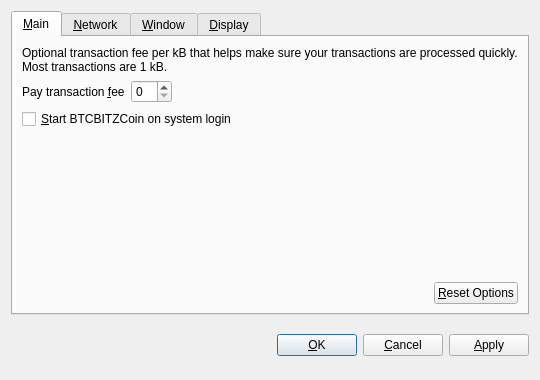
<?xml version="1.0" encoding="UTF-8"?>
<ui version="4.0">
 <class>OptionsDialog</class>
 <widget class="QDialog" name="OptionsDialog">
  <property name="geometry">
   <rect>
    <x>0</x>
    <y>0</y>
    <width>540</width>
    <height>380</height>
   </rect>
  </property>
  <property name="windowTitle">
   <string>Options</string>
  </property>
  <property name="modal">
   <bool>true</bool>
  </property>
  <layout class="QVBoxLayout" name="verticalLayout">
   <item>
    <widget class="QTabWidget" name="tabWidget">
     <property name="tabPosition">
      <enum>QTabWidget::North</enum>
     </property>
     <property name="currentIndex">
      <number>0</number>
     </property>
     <widget class="QWidget" name="tabMain">
      <attribute name="title">
       <string>&amp;Main</string>
      </attribute>
      <layout class="QVBoxLayout" name="verticalLayout_Main">
       <item>
        <widget class="QLabel" name="transactionFeeInfoLabel">
         <property name="text">
          <string>Optional transaction fee per kB that helps make sure your transactions are processed quickly. Most transactions are 1 kB.</string>
         </property>
         <property name="textFormat">
          <enum>Qt::PlainText</enum>
         </property>
         <property name="wordWrap">
          <bool>true</bool>
         </property>
        </widget>
       </item>
       <item>
        <layout class="QHBoxLayout" name="horizontalLayout_1_Main">
         <item>
          <widget class="QLabel" name="transactionFeeLabel">
           <property name="text">
            <string>Pay transaction &amp;fee</string>
           </property>
           <property name="textFormat">
            <enum>Qt::PlainText</enum>
           </property>
           <property name="buddy">
            <cstring>transactionFee</cstring>
           </property>
          </widget>
         </item>
         <item>
          <widget class="BitcoinAmountField" name="transactionFee"/>
         </item>
         <item>
          <spacer name="horizontalSpacer_1_Main">
           <property name="orientation">
            <enum>Qt::Horizontal</enum>
           </property>
           <property name="sizeHint" stdset="0">
            <size>
             <width>40</width>
             <height>20</height>
            </size>
           </property>
          </spacer>
         </item>
        </layout>
       </item>
       <item>
        <widget class="QCheckBox" name="bitcoinAtStartup">
         <property name="toolTip">
          <string>Automatically start BTCBITZCoin after logging in to the system.</string>
         </property>
         <property name="text">
          <string>&amp;Start BTCBITZCoin on system login</string>
         </property>
        </widget>
       </item>
       <item>
        <spacer name="verticalSpacer_Main">
         <property name="orientation">
          <enum>Qt::Vertical</enum>
         </property>
         <property name="sizeHint" stdset="0">
          <size>
           <width>20</width>
           <height>40</height>
          </size>
         </property>
        </spacer>
       </item>
       <item>
        <layout class="QHBoxLayout" name="horizontalLayout_2_Main">
         <item>
          <spacer name="horizontalSpacer_2_Main">
           <property name="orientation">
            <enum>Qt::Horizontal</enum>
           </property>
           <property name="sizeHint" stdset="0">
            <size>
             <width>40</width>
             <height>20</height>
            </size>
           </property>
          </spacer>
         </item>
         <item>
          <widget class="QPushButton" name="resetButton">
           <property name="toolTip">
            <string>Reset all client options to default.</string>
           </property>
           <property name="text">
            <string>&amp;Reset Options</string>
           </property>
           <property name="autoDefault">
            <bool>false</bool>
           </property>
          </widget>
         </item>
        </layout>
       </item>
      </layout>
     </widget>
     <widget class="QWidget" name="tabNetwork">
      <attribute name="title">
       <string>&amp;Network</string>
      </attribute>
      <layout class="QVBoxLayout" name="verticalLayout_Network">
       <item>
        <widget class="QCheckBox" name="mapPortUpnp">
         <property name="toolTip">
          <string>Automatically open the BTCBITZCoin client port on the router. This only works when your router supports UPnP and it is enabled.</string>
         </property>
         <property name="text">
          <string>Map port using &amp;UPnP</string>
         </property>
        </widget>
       </item>
       <item>
        <widget class="QCheckBox" name="connectSocks">
         <property name="toolTip">
          <string>Connect to the BTCBITZCoin network through a SOCKS proxy (e.g. when connecting through Tor).</string>
         </property>
         <property name="text">
          <string>&amp;Connect through SOCKS proxy:</string>
         </property>
        </widget>
       </item>
       <item>
        <layout class="QHBoxLayout" name="horizontalLayout_Network">
         <item>
          <widget class="QLabel" name="proxyIpLabel">
           <property name="text">
            <string>Proxy &amp;IP:</string>
           </property>
           <property name="textFormat">
            <enum>Qt::PlainText</enum>
           </property>
           <property name="buddy">
            <cstring>proxyIp</cstring>
           </property>
          </widget>
         </item>
         <item>
          <widget class="QValidatedLineEdit" name="proxyIp">
           <property name="maximumSize">
            <size>
             <width>140</width>
             <height>16777215</height>
            </size>
           </property>
           <property name="toolTip">
            <string>IP address of the proxy (e.g. 127.0.0.1)</string>
           </property>
          </widget>
         </item>
         <item>
          <widget class="QLabel" name="proxyPortLabel">
           <property name="text">
            <string>&amp;Port:</string>
           </property>
           <property name="textFormat">
            <enum>Qt::PlainText</enum>
           </property>
           <property name="buddy">
            <cstring>proxyPort</cstring>
           </property>
          </widget>
         </item>
         <item>
          <widget class="QLineEdit" name="proxyPort">
           <property name="maximumSize">
            <size>
             <width>55</width>
             <height>16777215</height>
            </size>
           </property>
           <property name="toolTip">
            <string>Port of the proxy (e.g. 9050)</string>
           </property>
          </widget>
         </item>
         <item>
          <widget class="QLabel" name="socksVersionLabel">
           <property name="text">
            <string>SOCKS &amp;Version:</string>
           </property>
           <property name="textFormat">
            <enum>Qt::PlainText</enum>
           </property>
           <property name="buddy">
            <cstring>socksVersion</cstring>
           </property>
          </widget>
         </item>
         <item>
          <widget class="QValueComboBox" name="socksVersion">
           <property name="toolTip">
            <string>SOCKS version of the proxy (e.g. 5)</string>
           </property>
          </widget>
         </item>
         <item>
          <spacer name="horizontalSpacer_Network">
           <property name="orientation">
            <enum>Qt::Horizontal</enum>
           </property>
           <property name="sizeHint" stdset="0">
            <size>
             <width>40</width>
             <height>20</height>
            </size>
           </property>
          </spacer>
         </item>
        </layout>
       </item>
       <item>
        <spacer name="verticalSpacer_Network">
         <property name="orientation">
          <enum>Qt::Vertical</enum>
         </property>
         <property name="sizeHint" stdset="0">
          <size>
           <width>20</width>
           <height>40</height>
          </size>
         </property>
        </spacer>
       </item>
      </layout>
     </widget>
     <widget class="QWidget" name="tabWindow">
      <attribute name="title">
       <string>&amp;Window</string>
      </attribute>
      <layout class="QVBoxLayout" name="verticalLayout_Window">
       <item>
        <widget class="QCheckBox" name="minimizeToTray">
         <property name="toolTip">
          <string>Show only a tray icon after minimizing the window.</string>
         </property>
         <property name="text">
          <string>&amp;Minimize to the tray instead of the taskbar</string>
         </property>
        </widget>
       </item>
       <item>
        <widget class="QCheckBox" name="minimizeOnClose">
         <property name="toolTip">
          <string>Minimize instead of exit the application when the window is closed. When this option is enabled, the application will be closed only after selecting Quit in the menu.</string>
         </property>
         <property name="text">
          <string>M&amp;inimize on close</string>
         </property>
        </widget>
       </item>
       <item>
        <spacer name="verticalSpacer_Window">
         <property name="orientation">
          <enum>Qt::Vertical</enum>
         </property>
         <property name="sizeHint" stdset="0">
          <size>
           <width>20</width>
           <height>40</height>
          </size>
         </property>
        </spacer>
       </item>
      </layout>
     </widget>
     <widget class="QWidget" name="tabDisplay">
      <attribute name="title">
       <string>&amp;Display</string>
      </attribute>
      <layout class="QVBoxLayout" name="verticalLayout_Display">
       <item>
        <layout class="QHBoxLayout" name="horizontalLayout_1_Display">
         <item>
          <widget class="QLabel" name="langLabel">
           <property name="text">
            <string>User Interface &amp;language:</string>
           </property>
           <property name="textFormat">
            <enum>Qt::PlainText</enum>
           </property>
           <property name="buddy">
            <cstring>lang</cstring>
           </property>
          </widget>
         </item>
         <item>
          <widget class="QValueComboBox" name="lang">
           <property name="toolTip">
            <string>The user interface language can be set here. This setting will take effect after restarting BTCBITZCoin.</string>
           </property>
          </widget>
         </item>
        </layout>
       </item>
       <item>
        <layout class="QHBoxLayout" name="horizontalLayout_2_Display">
         <item>
          <widget class="QLabel" name="unitLabel">
           <property name="text">
            <string>&amp;Unit to show amounts in:</string>
           </property>
           <property name="textFormat">
            <enum>Qt::PlainText</enum>
           </property>
           <property name="buddy">
            <cstring>unit</cstring>
           </property>
          </widget>
         </item>
         <item>
          <widget class="QValueComboBox" name="unit">
           <property name="toolTip">
            <string>Choose the default subdivision unit to show in the interface and when sending coins.</string>
           </property>
          </widget>
         </item>
        </layout>
       </item>
       <item>
        <widget class="QCheckBox" name="displayAddresses">
         <property name="toolTip">
          <string>Whether to show BTCBITZCoin addresses in the transaction list or not.</string>
         </property>
         <property name="text">
          <string>&amp;Display addresses in transaction list</string>
         </property>
        </widget>
       </item>
       <item>
        <widget class="QCheckBox" name="coinControlFeatures">
         <property name="toolTip">
          <string>Whether to show coin control features or not.</string>
         </property>
         <property name="text">
          <string>Display coin &amp;control features (experts only!)</string>
         </property>
        </widget>
       </item>
       <item>
        <spacer name="verticalSpacer_Display">
         <property name="orientation">
          <enum>Qt::Vertical</enum>
         </property>
         <property name="sizeHint" stdset="0">
          <size>
           <width>20</width>
           <height>40</height>
          </size>
         </property>
        </spacer>
       </item>
      </layout>
     </widget>
    </widget>
   </item>
   <item>
    <layout class="QHBoxLayout" name="horizontalLayout_Buttons">
     <item>
      <spacer name="horizontalSpacer_1">
       <property name="orientation">
        <enum>Qt::Horizontal</enum>
       </property>
       <property name="sizeHint" stdset="0">
        <size>
         <width>40</width>
         <height>48</height>
        </size>
       </property>
      </spacer>
     </item>
     <item>
      <widget class="QLabel" name="statusLabel">
       <property name="font">
        <font>
         <weight>75</weight>
         <bold>true</bold>
        </font>
       </property>
       <property name="text">
        <string/>
       </property>
       <property name="textFormat">
        <enum>Qt::PlainText</enum>
       </property>
       <property name="wordWrap">
        <bool>true</bool>
       </property>
      </widget>
     </item>
     <item>
      <spacer name="horizontalSpacer_2">
       <property name="orientation">
        <enum>Qt::Horizontal</enum>
       </property>
       <property name="sizeHint" stdset="0">
        <size>
         <width>40</width>
         <height>48</height>
        </size>
       </property>
      </spacer>
     </item>
     <item>
      <widget class="QPushButton" name="okButton">
       <property name="text">
        <string>&amp;OK</string>
       </property>
      </widget>
     </item>
     <item>
      <widget class="QPushButton" name="cancelButton">
       <property name="text">
        <string>&amp;Cancel</string>
       </property>
       <property name="autoDefault">
        <bool>false</bool>
       </property>
      </widget>
     </item>
     <item>
      <widget class="QPushButton" name="applyButton">
       <property name="text">
        <string>&amp;Apply</string>
       </property>
       <property name="autoDefault">
        <bool>false</bool>
       </property>
      </widget>
     </item>
    </layout>
   </item>
  </layout>
 </widget>
 <customwidgets>
  <customwidget>
   <class>BitcoinAmountField</class>
   <extends>QSpinBox</extends>
   <header>bitcoinamountfield.h</header>
  </customwidget>
  <customwidget>
   <class>QValueComboBox</class>
   <extends>QComboBox</extends>
   <header>qvaluecombobox.h</header>
  </customwidget>
  <customwidget>
   <class>QValidatedLineEdit</class>
   <extends>QLineEdit</extends>
   <header>qvalidatedlineedit.h</header>
  </customwidget>
 </customwidgets>
 <resources/>
 <connections/>
</ui>
